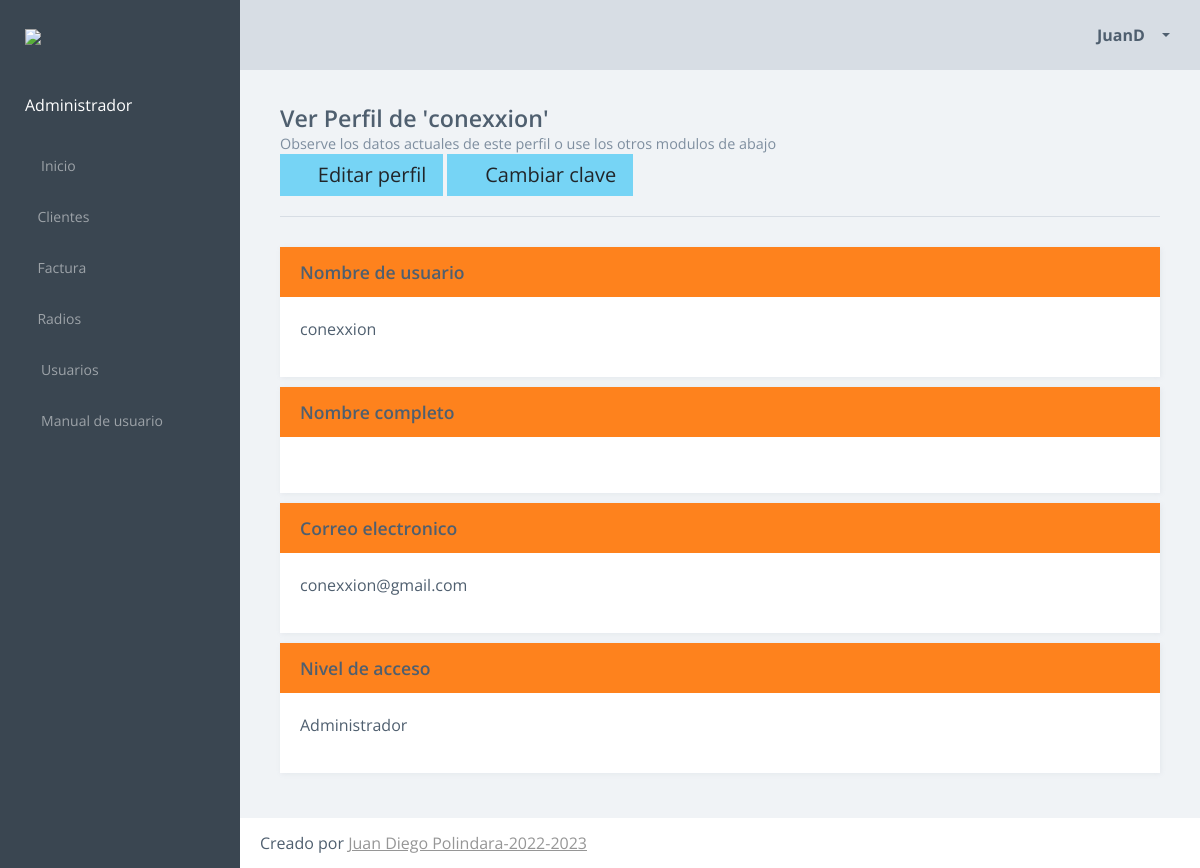
Page /perfil/ver/2 (signed in) on the committed database.
### core/models.py (models this page shows, shortened)
class Usuario(AbstractUser):
    username = models.CharField(max_length=80, unique=True)
    password = models.CharField(max_length=50)
    email = models.EmailField(max_length=100, unique=True)
    first_name = models.CharField(max_length=40)
    last_name = models.CharField(max_length=60)
    nivel = models.IntegerField(null=True)

### core/views.py (the view, shortened to what this page needs)
# urls.py: path('perfil/<str:modo>/<int:p>', views.Perfil.as_view(), name='perfil'),
class Perfil(LoginRequiredMixin, View):
    login_url = '/login'
    redirect_field_name = None
    def get(self, request, modo, p):
        if modo == 'editar':
            perf = Usuario.objects.get(id=p)
            editandoSuperAdmin = False
            if p == 1:
                if request.user.nivel != 2:
                    messages.error(
                        request, 'No puede editar el perfil del administrador por no tener los permisos suficientes')
                    return HttpResponseRedirect('/perfil/ver/%s' % p)
                editandoSuperAdmin = True
            else:
                if request.user.is_superuser != True:
                    messages.error(
                        request, 'No puede cambiar el perfil por no tener los permisos suficientes')
                    return HttpResponseRedirect('/perfil/ver/%s' % p)
                else:
                    if perf.is_superuser == True:
                        if request.user.nivel == 2:
                            pass
                        elif perf.id != request.user.id:
                            messages.error(
                                request, 'No puedes cambiar el perfil de un usuario de tu mismo nivel')
                            return HttpResponseRedirect('/perfil/ver/%s' % p)
            if editandoSuperAdmin:
                form = UsuarioFormulario()
                form.fields['level'].disabled = True
            else:
                form = UsuarioFormulario()
            form['username'].field.widget.attrs['value'] = perf.username
            form['first_name'].field.widget.attrs['value'] = perf.first_name
            form['last_name'].field.widget.attrs['value'] = perf.last_name
            form['email'].field.widget.attrs['value'] = perf.email
            form['level'].field.widget.attrs['value'] = perf.nivel
            contexto = {'form': form, 'modo': request.session.get('perfilProcesado'), 'editar': 'perfil',
                        'nombreUsuario': perf.username}
            contexto = complementarContexto(contexto, request.user)
            return render(request, '/perfil/perfil.html', contexto)
        elif modo == 'ver':
            perf = Usuario.objects.get(id=p)
            contexto = {'perfil': perf}
            contexto = complementarContexto(contexto, request.user)
            return render(request, 'perfil/verPerfil.html', contexto)

### core/funciones.py (called while the page is built)
def complementarContexto(contexto,datos):
    contexto['usuario'] = datos.username
    contexto['id_usuario'] = datos.id
    contexto['nombre'] = datos.first_name
    contexto['apellido'] = datos.last_name
    contexto['correo'] = datos.email
    return contexto

### core/templates/perfil/verPerfil.html (shortened to what this page needs)
{% extends "comun/base.html" %}
{% block content %}
<article class="content forms-page">
	    <div class="title-block">
          <h3 class="title">Ver Perfil de '{{perfil.username}}'</h3>
          <p class="title-description">Observe los datos actuales de este perfil o use los otros modulos de abajo</p>
          <a href="/perfil/editar/{{ perfil.id }}" class="btn btn-lg btn-info"> <em class="fa fa-pencil"></em> Editar perfil </a>
          <a href="/perfil/clave/{{ perfil.id }}" class="btn btn-lg btn-info"> <em class="fa fa-pencil"></em> Cambiar clave </a>
        </div>
<section class="section">
   	<div class="row sameheight-container">
						<div class="col-xl-12">
                                <div class="card card-primary">
                                    <div class="card-header">
                                        <div class="header-block">
                                            <p class="title">Nombre de usuario</p>
                                        </div>
                                    </div>
                                    <div class="card-block">
                                        <p>{{perfil.username}}</p>
                                    </div>
                                </div>
                            </div>
						<div class="col-xl-12">
                                <div class="card card-primary">
                                    <div class="card-header">
                                        <div class="header-block">
                                            <p class="title">Nombre completo</p>
                                        </div>
                                    </div>
                                    <div class="card-block">
                                    </div>
                                </div>
                         </div>
						<div class="col-xl-12">
                                <div class="card card-primary">
                                    <div class="card-header">
                                        <div class="header-block">
                                            <p class="title">Correo electronico</p>
                                        </div>
                                    </div>
                                    <div class="card-block">
                                        <p>{{perfil.email}}</p>
                                    </div>
                                </div>
                      	</div>
            <div class="col-xl-12">
                                <div class="card card-primary">
                                    <div class="card-header">
                                        <div class="header-block">
                                            <p class="title">Nivel de acceso</p>
                                        </div>
                                    </div>
                                    <div class="card-block">
                                      {% if perfil.is_superuser %}
                                        <p>Administrador</p>
                                      {% else %}
                                        <p>Usuario</p>
                                      {% endif %}
                                    </div>
                                </div>
                        </div>
				</div>
	</section>
</article>
{% endblock %}

### core/templates/comun/header.html (shortened to what this page needs)
                <header class="header">
                    <div class="header-block header-block-nav">
                        <ul class="nav-profile">
                            <li class="profile dropdown">
                                <a class="nav-link dropdown-toggle" data-toggle="dropdown" href="#" role="button" aria-haspopup="true" aria-expanded="false">
                                    <em class="fa fa-user"></em>
                                    <span class="name"> {{ usuario }} </span>
                                </a>
                            </li>
                        </ul>
                    </div>
                </header>

### rows in the picture
Usuario: username "JuanD"
Usuario: username "conexxion", email "conexxion@gmail.com"
